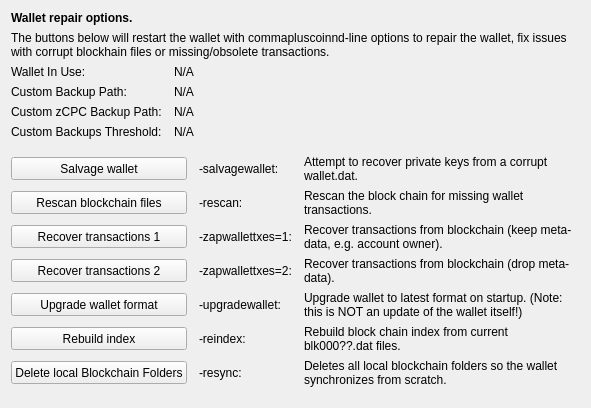
     <widget class="QWidget" name="tab_repair">
      <attribute name="title">
       <string>&amp;Wallet Repair</string>
      </attribute>
      <layout class="QGridLayout" name="gridLayout_4" columnstretch="0,0,0,0">
       <property name="horizontalSpacing">
        <number>12</number>
       </property>
       <item row="0" column="0" colspan="4">
        <widget class="QLabel" name="label_repair_header">
         <property name="font">
          <font>
           <weight>75</weight>
           <bold>true</bold>
          </font>
         </property>
         <property name="text">
          <string>Wallet repair options.</string>
         </property>
        </widget>
       </item>
       <item row="1" column="0" colspan="4">
        <widget class="QLabel" name="label_repair_helptext">
         <property name="font">
          <font>
           <weight>50</weight>
           <bold>false</bold>
          </font>
         </property>
         <property name="text">
          <string>The buttons below will restart the wallet with commapluscoinnd-line options to repair the wallet, fix issues with corrupt blockhain files or missing/obsolete transactions.</string>
         </property>
         <property name="wordWrap">
          <bool>true</bool>
         </property>
        </widget>
       </item>
       <item row="2" column="0">
        <widget class="QLabel" name="wallet_path_label">
         <property name="text">
          <string>Wallet In Use:</string>
         </property>
        </widget>
       </item>
       <item row="2" column="1" colspan="3">
        <widget class="QLabel" name="wallet_path">
         <property name="cursor">
          <cursorShape>IBeamCursor</cursorShape>
         </property>
         <property name="text">
          <string>N/A</string>
         </property>
         <property name="textFormat">
          <enum>Qt::PlainText</enum>
         </property>
         <property name="textInteractionFlags">
          <set>Qt::LinksAccessibleByMouse|Qt::TextSelectableByKeyboard|Qt::TextSelectableByMouse</set>
         </property>
        </widget>
       </item>
       <item row="3" column="0">
        <widget class="QLabel" name="wallet_custombackuppath_label">
         <property name="text">
          <string>Custom Backup Path:</string>
         </property>
         <property name="visible">
          <bool>false</bool>
         </property>
        </widget>
       </item>
       <item row="3" column="1" colspan="3">
        <widget class="QLabel" name="wallet_custombackuppath">
         <property name="cursor">
          <cursorShape>IBeamCursor</cursorShape>
         </property>
         <property name="text">
          <string>N/A</string>
         </property>
         <property name="textFormat">
          <enum>Qt::PlainText</enum>
         </property>
         <property name="textInteractionFlags">
          <set>Qt::LinksAccessibleByMouse|Qt::TextSelectableByKeyboard|Qt::TextSelectableByMouse</set>
         </property>
         <property name="visible">
          <bool>false</bool>
         </property>
        </widget>
       </item>
       <item row="4" column="0">
        <widget class="QLabel" name="wallet_customzcmcbackuppath_label">
         <property name="text">
          <string>Custom zCPC Backup Path:</string>
         </property>
         <property name="visible">
          <bool>false</bool>
         </property>
        </widget>
       </item>
       <item row="4" column="1" colspan="3">
        <widget class="QLabel" name="wallet_customzcmcbackuppath">
         <property name="cursor">
          <cursorShape>IBeamCursor</cursorShape>
         </property>
         <property name="text">
          <string>N/A</string>
         </property>
         <property name="textFormat">
          <enum>Qt::PlainText</enum>
         </property>
         <property name="textInteractionFlags">
          <set>Qt::LinksAccessibleByMouse|Qt::TextSelectableByKeyboard|Qt::TextSelectableByMouse</set>
         </property>
         <property name="visible">
          <bool>false</bool>
         </property>
        </widget>
       </item>
       <item row="5" column="0">
        <widget class="QLabel" name="wallet_custombackupthreshold_label">
         <property name="text">
          <string>Custom Backups Threshold:</string>
         </property>
         <property name="visible">
          <bool>false</bool>
         </property>
        </widget>
       </item>
       <item row="5" column="1" colspan="3">
        <widget class="QLabel" name="wallet_custombackupthreshold">
         <property name="cursor">
          <cursorShape>IBeamCursor</cursorShape>
         </property>
         <property name="text">
          <string>N/A</string>
         </property>
         <property name="textFormat">
          <enum>Qt::PlainText</enum>
         </property>
         <property name="textInteractionFlags">
          <set>Qt::LinksAccessibleByMouse|Qt::TextSelectableByKeyboard|Qt::TextSelectableByMouse</set>
         </property>
         <property name="visible">
          <bool>false</bool>
         </property>
        </widget>
       </item>
       <item row="6" column="0">
        <spacer name="verticalSpacer_repair1">
         <property name="orientation">
          <enum>Qt::Vertical</enum>
         </property>
         <property name="sizeHint" stdset="0">
          <size>
           <width>10</width>
           <height>10</height>
          </size>
         </property>
        </spacer>
       </item>
       <item row="7" column="0" colspan="2">
        <widget class="QPushButton" name="btn_salvagewallet">
         <property name="minimumSize">
          <size>
           <width>100</width>
           <height>23</height>
          </size>
         </property>
         <property name="text">
          <string>Salvage wallet</string>
         </property>
        </widget>
       </item>
       <item row="7" column="2">
        <widget class="QLabel" name="label_repair_salvage_commapluscoinnd">
         <property name="text">
          <string notr="true">-salvagewallet:</string>
         </property>
        </widget>
       </item>
       <item row="7" column="3">
        <widget class="QLabel" name="label_repair_salvage">
         <property name="text">
          <string>Attempt to recover private keys from a corrupt wallet.dat.</string>
         </property>
         <property name="wordWrap">
          <bool>true</bool>
         </property>
        </widget>
       </item>
       <item row="8" column="0" colspan="2">
        <widget class="QPushButton" name="btn_rescan">
         <property name="minimumSize">
          <size>
           <width>100</width>
           <height>23</height>
          </size>
         </property>
         <property name="text">
          <string>Rescan blockchain files</string>
         </property>
        </widget>
       </item>
       <item row="8" column="2">
        <widget class="QLabel" name="label_repair_rescan_commapluscoinnd">
         <property name="text">
          <string notr="true">-rescan:</string>
         </property>
        </widget>
       </item>
       <item row="8" column="3">
        <widget class="QLabel" name="label_repair_rescan">
         <property name="text">
          <string>Rescan the block chain for missing wallet transactions.</string>
         </property>
         <property name="wordWrap">
          <bool>true</bool>
         </property>
        </widget>
       </item>
       <item row="9" column="0" colspan="2">
        <widget class="QPushButton" name="btn_zapwallettxes1">
         <property name="minimumSize">
          <size>
           <width>100</width>
           <height>23</height>
          </size>
         </property>
         <property name="text">
          <string>Recover transactions 1</string>
         </property>
        </widget>
       </item>
       <item row="9" column="2">
        <widget class="QLabel" name="label_repair_zap1_commapluscoinnd">
         <property name="text">
          <string notr="true">-zapwallettxes=1:</string>
         </property>
        </widget>
       </item>
       <item row="9" column="3">
        <widget class="QLabel" name="label_repair_zap1">
         <property name="text">
          <string>Recover transactions from blockchain (keep meta-data, e.g. account owner).</string>
         </property>
         <property name="wordWrap">
          <bool>true</bool>
         </property>
        </widget>
       </item>
       <item row="10" column="0" colspan="2">
        <widget class="QPushButton" name="btn_zapwallettxes2">
         <property name="minimumSize">
          <size>
           <width>100</width>
           <height>23</height>
          </size>
         </property>
         <property name="text">
          <string>Recover transactions 2</string>
         </property>
        </widget>
       </item>
       <item row="10" column="2">
        <widget class="QLabel" name="label_repair_zap2_commapluscoinnd">
         <property name="text">
          <string notr="true">-zapwallettxes=2:</string>
         </property>
        </widget>
       </item>
       <item row="10" column="3">
        <widget class="QLabel" name="label_repair_zap2">
         <property name="text">
          <string>Recover transactions from blockchain (drop meta-data).</string>
         </property>
         <property name="wordWrap">
          <bool>true</bool>
         </property>
        </widget>
       </item>
       <item row="11" column="0" colspan="2">
        <widget class="QPushButton" name="btn_upgradewallet">
         <property name="minimumSize">
          <size>
           <width>100</width>
           <height>23</height>
          </size>
         </property>
         <property name="text">
          <string>Upgrade wallet format</string>
         </property>
        </widget>
       </item>
       <item row="11" column="2">
        <widget class="QLabel" name="label_repair_upgrade_commapluscoinnd">
         <property name="text">
          <string notr="true">-upgradewallet:</string>
         </property>
        </widget>
       </item>
       <item row="11" column="3">
        <widget class="QLabel" name="label_repair_upgrade">
         <property name="text">
          <string>Upgrade wallet to latest format on startup. (Note: this is NOT an update of the wallet itself!)</string>
         </property>
         <property name="wordWrap">
          <bool>true</bool>
         </property>
        </widget>
       </item>
       <item row="12" column="0" colspan="2">
        <widget class="QPushButton" name="btn_reindex">
         <property name="minimumSize">
          <size>
           <width>100</width>
           <height>23</height>
          </size>
         </property>
         <property name="text">
          <string>Rebuild index</string>
         </property>
        </widget>
       </item>
       <item row="12" column="2">
        <widget class="QLabel" name="label_repair_reindex_commapluscoinnd">
         <property name="text">
          <string notr="true">-reindex:</string>
         </property>
        </widget>
       </item>
       <item row="12" column="3">
        <widget class="QLabel" name="label_repair_reindex">
         <property name="text">
          <string>Rebuild block chain index from current blk000??.dat files.</string>
         </property>
         <property name="wordWrap">
          <bool>true</bool>
         </property>
        </widget>
       </item>
       <item row="13" column="0" colspan="2">
        <widget class="QPushButton" name="btn_resync">
         <property name="minimumSize">
          <size>
           <width>100</width>
           <height>23</height>
          </size>
         </property>
         <property name="text">
          <string>Delete local Blockchain Folders</string>
         </property>
        </widget>
       </item>
       <item row="13" column="2">
        <widget class="QLabel" name="label_repair_resync_commapluscoinnd">
         <property name="text">
          <string>-resync:</string>
         </property>
        </widget>
       </item>
       <item row="13" column="3">
        <widget class="QLabel" name="label_repair_resync">
         <property name="text">
          <string>Deletes all local blockchain folders so the wallet synchronizes from scratch.</string>
         </property>
         <property name="wordWrap">
          <bool>true</bool>
         </property>
        </widget>
       </item>
       <item row="14" column="0">
        <spacer name="verticalSpacer_repair2">
         <property name="orientation">
          <enum>Qt::Vertical</enum>
         </property>
         <property name="sizeHint" stdset="0">
          <size>
           <width>20</width>
           <height>10</height>
          </size>
         </property>
        </spacer>
       </item>
      </layout>
     </widget>
